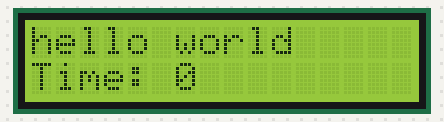
Bench run of a sketch on a simulated Arduino Uno, built with avr-gcc and run on an emulated ATmega328P. Shown: 16×2 character LCD. What the sketch prints to the serial monitor is not drawn.

Above: at 0.1 s.
At 4.1 s:
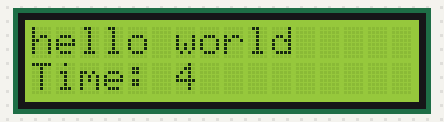
At 9.2 s:
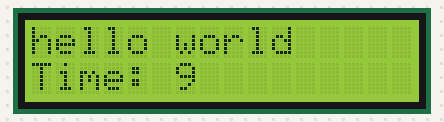
At 19.2 s:
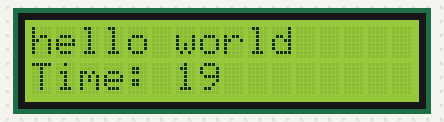
At 28.3 s:
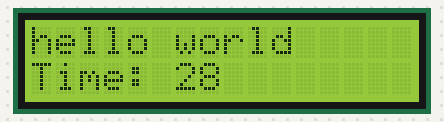
At 38.3 s:
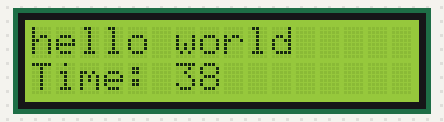

The sketch:

LCD.ino
```cpp
// Alden Dent
// Hello LCD
#include <LiquidCrystal.h>
LiquidCrystal lcd(7, 8, 9, 10, 11, 12);
unsigned long time;
void setup()
{
	lcd.begin(16, 2);
	Serial.begin(9600);
}

void loop()
{
	lcd.setCursor(0, 0);
	lcd.print("hello world          ");
	lcd.setCursor(0, 1);
	lcd.print("Time: ");
	time = millis();
	lcd.print(time/1000);
	lcd.print("            "); //Clear bottom row
	Serial.print(time/1000);
	delay(1000);
}
```

Measured:
- what the display in image 1 shows lasts 1.0 s, from 4.1 s to 5.1 s
